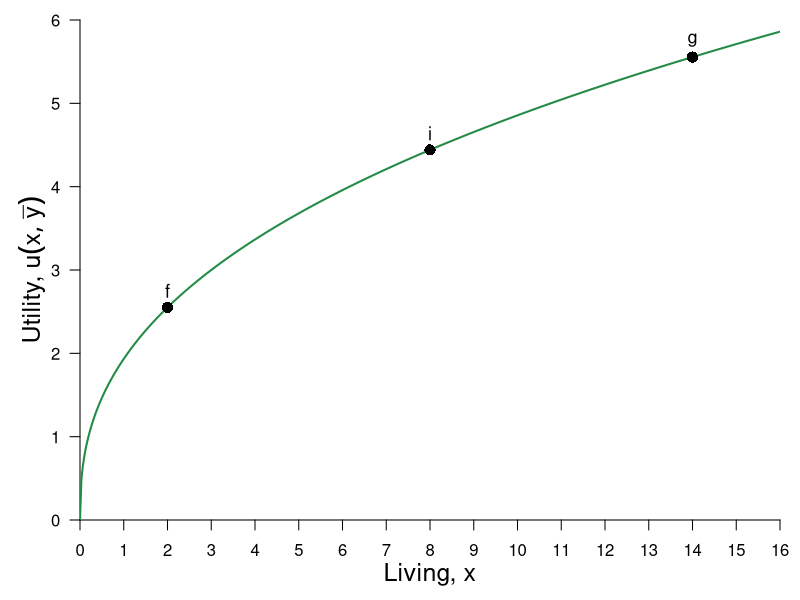

Source code (R):
#Graph Designer: Simon Halliday
#Authors: Bowles, Foley and Halliday
#Title: Coordination, Conflict and Competition: A Text in Microeconomics

library(shape)
#pdf(file = "indiff_shaded_newSTEP1.pdf", width = 8, height = 6)
#pdf(file = "indiff_shaded_newSTEP2.pdf", width = 8, height = 6)
pdf(file = "constrained_optimization/living_ufn.pdf", width = 8, height = 6)

#Set parameters for graphics
axislabelsize <- 1.5
labelsize <- 1.1
graphlinewidth <- 2
segmentlinewidth <- 1.5

COL <- c("#7fc97f", "#beaed4", "#fdc086", "#ffff99", "#386cb0", "#f0027f", "#bf5b17", "#666666")
COLA <- c("#e0f3db", "#99d8c9","#66c2a4","#41ae76", "#238b45", "#005824")
COLB <- c("#c6dbef", "#4eb3d3", "#2b8cbe", "#0868ac","#084081")

#Edited the margins to cater for the larger LHS labels
par(mar =  c(4, 4, 1, 1))

uFn <- function(x, y = 3, alpha = 0.4){
  (x^alpha)*(y^(1 - alpha))
}

indiffA <- function(x, alpha = 0.5, uA = 5) {
  (uA / x^alpha)^(1/(1 - alpha))
}

xlims <- c(0, 16)
ylims <- c(0, 6)

npts <- 501 
x <- seq(xlims[1], xlims[2], length.out = npts)
y <- seq(ylims[1], ylims[2], length.out = npts) 
a <- c(2, 4, 6)

plot(0, 0, xlim = xlims, ylim = ylims, type = "n",
     xlab = expression(paste("")),
     ylab = expression(paste("")), 
     xaxt = "n", 
     yaxt = "n", 
     cex.lab = axislabelsize, 
     bty = "n", 
     xaxs="i", 
     yaxs="i"
)


ticksy <- seq(from = 0, to = ylims[2], by = 1)
ylabels <- seq(from = 0, to = ylims[2], by = 1)
ticksx <- seq(from = 0, to = xlims[2], by = 1)
xlabels <- seq(from = 0, to = xlims[2], by = 1)
# ticksy <- c(ylims[1], 5.25, 8, ylims[2])
# ylabels <- c(NA, expression(paste(y,"*")), expression(paste(bar(y))), NA)
# ticksx <- c(xlims[1], 5.25, 8.944272, xlims[2])
# xlabels <- c(NA, expression(paste(x,"*")), expression(paste(bar(x))), NA)

axis(1, at = ticksx, pos = 0, labels = xlabels)
axis(2, at = ticksy, pos = 0, labels = ylabels, las = 1)

npts <- 500 
xx1 <- seq(xlims[1], xlims[2], length.out = npts)
xx2 <- seq(0, xlims[2], length.out = npts)
xx3 <- seq(xlims[1], 0, length.out = npts)

#Draw the polygon for shading the utility areas
# xpoly1 <- seq(from = xlims[1], to = xlims[2], length.out = 500)
# ypoly1 <- indiffA(xpoly1, alpha = 0.5, uA = 4)
# polygon(x = c(xpoly1, rev(xpoly1[1])), y = c(ypoly1, rev(ypoly1)[1]), col=COLA[1], density=NULL, border = NA)
# ypoly1 <- indiffA(xpoly1, alpha = 0.5, uA = 4)
# polygon(x = c(0, 0, xlims[2], xlims[2], 0), y = c(0, indiffA(xlims[2]), indiffA(xlims[2]), 0, 0), col=COLA[1], density=NULL, border = NA)
# polygon(x = c(xlims[2], rev(xpoly1), xpoly1), y = c(ylims[2], rev(ypoly1), ypoly1), col=COLB[1], density=NULL, border = NA)


#Draw the graphs
lines(xx1, uFn(xx1), col = COLA[5], lwd = graphlinewidth)

#Label the feasible frontier
# text(3.2, 1, expression("Feasible Frontier"), cex = labelsize)
# text(3.2, 0.5, expression("(production possibilities frontier)"), cex = labelsize)
# Arrows(4.35, 0.95, 8.1, 0.95, col = "black", lty = 1, lwd = 2, arr.type = "triangle", arr.lwd = 0.5)

#Axis labels
mtext(expression(paste("Living, ", x)), side = 1, line = 2.5, cex = axislabelsize)
text(-1.1, 0.5*ylims[2], expression(paste("Utility, ", u(x,bar(y)))), xpd = TRUE, cex = axislabelsize, srt = 90) 


# contour(x, y, 
#         outer(x, y, uFn),
#         drawlabels = FALSE,
#         col = COLB[3],
#         lwd = graphlinewidth,
#         levels = a, 
#         xaxs="i", 
#         yaxs="i", 
#         add = TRUE)


#Label the indifference curves
# text(9.5, 1.3, expression(u[4]^A == 4), cex = labelsize)
# 
# text(3, 3, expression(u^A < 4), cex = labelsize)
# text(3, 2.5, expression(paste("Worse than ", u[4]^A)), cex = labelsize)
# 
# text(7, 7, expression(u^A > 4), cex = labelsize)
# text(7, 6.5, expression(paste("Better than ", u[4]^A)), cex = labelsize)
#text(9.5, 3.15, expression(u[2]^A), cex = labelsize)
#text(9.5, 5.85, expression(u[3]^A), cex = labelsize)

#Annotate points (4,4),(2,8),(8,2) on indiff curve
text(2, uFn(2) + 0.2, expression(paste(f)), cex = labelsize)
points(2, uFn(2), pch = 16, col = "black", cex = 1.5)

text(8, uFn(8) + 0.2, expression(paste(i)), cex = labelsize)
points(8, uFn(8), pch = 16, col = "black", cex = 1.5)

text(14, uFn(14) + 0.2, expression(paste(g)), cex = labelsize)
points(14, uFn(14), pch = 16, col = "black", cex = 1.5)

dev.off()
